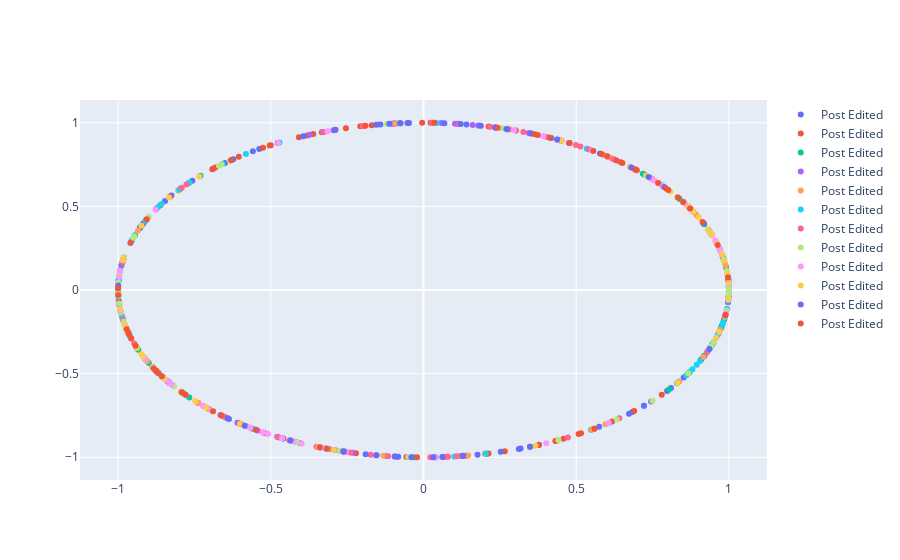

Notebook code cell kept with this figure:
### Code cell
import plotly.graph_objects as go
fig = go.Figure()
fig.add_trace(go.Scatter(x=temp[0][:,0], y=temp[0][:,1], mode='markers',name='Post Edited'))
fig.add_trace(go.Scatter(x=temp[1][:,0], y=temp[1][:,1], mode='markers',name='Post Edited'))
fig.add_trace(go.Scatter(x=temp[2][:,0], y=temp[2][:,1], mode='markers',name='Post Edited'))
fig.add_trace(go.Scatter(x=temp[3][:,0], y=temp[3][:,1], mode='markers',name='Post Edited'))
fig.add_trace(go.Scatter(x=temp[4][:,0], y=temp[4][:,1], mode='markers',name='Post Edited'))
fig.add_trace(go.Scatter(x=temp[5][:,0], y=temp[5][:,1], mode='markers',name='Post Edited'))
fig.add_trace(go.Scatter(x=temp[6][:,0], y=temp[6][:,1], mode='markers',name='Post Edited'))
fig.add_trace(go.Scatter(x=temp[7][:,0], y=temp[7][:,1], mode='markers',name='Post Edited'))
fig.add_trace(go.Scatter(x=temp[8][:,0], y=temp[8][:,1], mode='markers',name='Post Edited'))
fig.add_trace(go.Scatter(x=temp[9][:,0], y=temp[9][:,1], mode='markers',name='Post Edited'))
fig.add_trace(go.Scatter(x=temp[10][:,0], y=temp[10][:,1], mode='markers',name='Post Edited'))
fig.add_trace(go.Scatter(x=temp[11][:,0], y=temp[11][:,1], mode='markers',name='Post Edited'))
fig.show()
